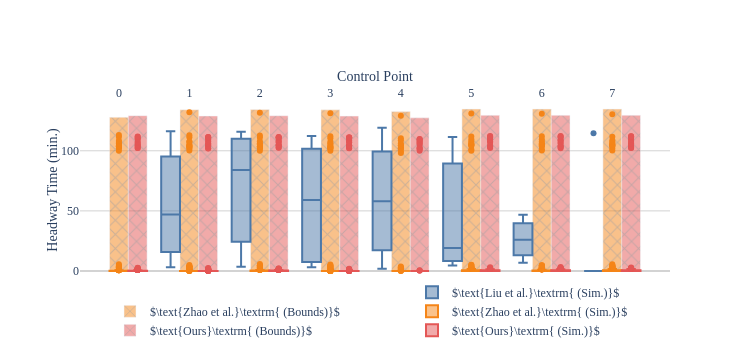

Here is the notebook cell this chart was saved with:
### Code cell
# Plot the headway performance at control points
fig = graph_objects.Figure()
whitespace = 0.2
width = (1 - whitespace) / len(results)

for i, result in enumerate(results):
    offset = -0.5 + 0.5 * whitespace + i * width + 0.5 * width

    for stop_idx in range(len(CTRL_PTS)):
        if "Liu" not in result.name:
            fig.add_trace(graph_objects.Bar(
                base=[result.headway.lower_bound[stop_idx]],
                legend='legend1',
                marker={'color': express.colors.qualitative.T10[i]},
                marker_pattern_shape='x',
                name='$' + result.name + r'\textrm{ (Bounds)}' + '$',
                opacity=0.5,
                showlegend=True if stop_idx == 0 else False,
                width=width,
                x=[stop_idx + offset],
                y=[result.headway.upper_bound[stop_idx]],
            ))
        fig.add_trace(graph_objects.Box(
            legend='legend2',
            marker={'color': express.colors.qualitative.T10[i]},
            name='$' + result.name + r'\textrm{ (Sim.)}' + '$',
            opacity=1.0,
            showlegend=True if stop_idx == 1 else False,
            width=width,
            x=[stop_idx + offset] * len(result.headway.observed[stop_idx]),
            y=result.headway.observed[stop_idx],
        ))

fig.update_layout(
    # General style
    font_family='Times New Roman, serif',
    plot_bgcolor='white',

    # Dimensions
    height=360,
    width=750,
    
    # Axes
    xaxis=dict(
        side='top',
        tickmode='array',
        tickvals=[i for i in range(len(CTRL_PTS))],
        title='Control Point',
        title_standoff=0.0,
    ),
    yaxis=dict(
        gridcolor='lightgrey',
        showgrid=True,
        title='Headway Time (min.)',
        title_standoff=0.0,
        zeroline=True,
        zerolinecolor='lightgrey',
    ),

    # Legends
    legend1=dict(
        orientation='v',
        x=0.25,
        xanchor='center',
        y=-0.12 * len(results),
        yanchor='bottom',
    ),
    legend2=dict(
        orientation='v',
        x=0.75,
        xanchor='center',
        y=-0.12 * len(results),
        yanchor='bottom',
    ),
)

fig.show()
fig.write_image(path.join('figures', 'route_optimization.pdf'))

### Figure 1 — Plotly figure (JSON) as saved in the notebook; plotly's stock layout.template omitted (floating-point values rounded to 4 significant figures; data arrays with more than 128 entries replaced by an {"elided": "..."} marker saying what was removed)
{"data": [{"legend": "legend2", "marker": {"color": "#4C78A8"}, "name": "$\\text{Liu et al.}\\textrm{ (Sim.)}$", "opacity": 1, "showlegend": false, "type": "box", "width": 0.2667, "x": [], "y": []}, {"legend": "legend2", "marker": {"color": "#4C78A8"}, "name": "$\\text{Liu et al.}\\textrm{ (Sim.)}$", "opacity": 1, "showlegend": true, "type": "box", "width": 0.2667, "x": [0.7333, 0.7333, 0.7333, 0.7333, 0.7333, 0.7333, 0.7333, 0.7333, 0.7333, 0.7333, 0.7333, 0.7333, 0.7333, 0.7333, 0.7333, 0.7333, 0.7333], "y": [116.2, 3.081, 46.96, 72.09, 24.23, 95.31, 95.2, 10.46, 109.5, 4.435, 111.9, 8.142, 17.63, 20.72, 87.3, 32.12, 86.06]}, {"legend": "legend2", "marker": {"color": "#4C78A8"}, "name": "$\\text{Liu et al.}\\textrm{ (Sim.)}$", "opacity": 1, "showlegend": false, "type": "box", "width": 0.2667, "x": [1.733, 1.733, 1.733, 1.733, 1.733, 1.733, 1.733, 1.733, 1.733, 1.733, 1.733, 1.733, 1.733, 1.733], "y": [115.8, 46.07, 72.47, 24.93, 95.55, 24.41, 96.03, 110.1, 3.477, 110.7, 4.197, 112.6, 101.9, 18.29]}, {"legend": "legend2", "marker": {"color": "#4C78A8"}, "name": "$\\text{Liu et al.}\\textrm{ (Sim.)}$", "opacity": 1, "showlegend": false, "type": "box", "width": 0.2667, "x": [2.733, 2.733, 2.733, 2.733, 2.733, 2.733, 2.733, 2.733, 2.733, 2.733, 2.733, 2.733, 2.733, 2.733], "y": [3.461, 45.52, 72.64, 96.2, 109.7, 3.035, 110.9, 3.611, 112.3, 7.572, 101.7, 17.8, 98.86, 32.54]}, {"legend": "legend2", "marker": {"color": "#4C78A8"}, "name": "$\\text{Liu et al.}\\textrm{ (Sim.)}$", "opacity": 1, "showlegend": false, "type": "box", "width": 0.2667, "x": [3.733, 3.733, 3.733, 3.733, 3.733, 3.733, 3.733, 3.733, 3.733, 3.733, 3.733, 3.733, 3.733, 3.733, 3.733, 3.733, 3.733, 3.733, 3.733, 3.733], "y": [113.6, 1.782, 119.2, 45.18, 71.03, 22.25, 94.19, 22.98, 94.33, 8.068, 109.0, 2.252, 110.6, 6.011, 100.2, 16.71, 98.47, 17.88, 87.06, 30.01]}, {"legend": "legend2", "marker": {"color": "#4C78A8"}, "name": "$\\text{Liu et al.}\\textrm{ (Sim.)}$", "opacity": 1, "showlegend": false, "type": "box", "width": 0.2667, "x": [4.733, 4.733, 4.733, 4.733, 4.733, 4.733, 4.733], "y": [4.573, 47.08, 111.5, 4.94, 103.6, 18.27, 19.1]}, {"legend": "legend2", "marker": {"color": "#4C78A8"}, "name": "$\\text{Liu et al.}\\textrm{ (Sim.)}$", "opacity": 1, "showlegend": false, "type": "box", "width": 0.2667, "x": [5.733, 5.733, 5.733, 5.733], "y": [46.87, 6.841, 19.25, 32.63]}, {"legend": "legend2", "marker": {"color": "#4C78A8"}, "name": "$\\text{Liu et al.}\\textrm{ (Sim.)}$", "opacity": 1, "showlegend": false, "type": "box", "width": 0.2667, "x": [6.733, 6.733, 6.733, 6.733, 6.733, 6.733, 6.733, 6.733, 6.733], "y": [114.7, 0, 0, 0, 0, 0, 0, 0, 0]}, {"base": [0], "legend": "legend", "marker": {"color": "#F58518", "pattern": {"shape": "x"}}, "name": "$\\text{Zhao et al.}\\textrm{ (Bounds)}$", "opacity": 0.5, "showlegend": true, "type": "bar", "width": 0.2667, "x": [-2.776e-17], "y": [127.9]}, {"legend": "legend2", "marker": {"color": "#F58518"}, "name": "$\\text{Zhao et al.}\\textrm{ (Sim.)}$", "opacity": 1, "showlegend": false, "type": "box", "width": 0.2667, "x": {"elided": "209 float values"}, "y": {"elided": "209 float values"}}, {"base": [0], "legend": "legend", "marker": {"color": "#F58518", "pattern": {"shape": "x"}}, "name": "$\\text{Zhao et al.}\\textrm{ (Bounds)}$", "opacity": 0.5, "showlegend": false, "type": "bar", "width": 0.2667, "x": [1], "y": [134.2]}, {"legend": "legend2", "marker": {"color": "#F58518"}, "name": "$\\text{Zhao et al.}\\textrm{ (Sim.)}$", "opacity": 1, "showlegend": true, "type": "box", "width": 0.2667, "x": {"elided": "207 int values"}, "y": {"elided": "207 float values"}}, {"base": [0], "legend": "legend", "marker": {"color": "#F58518", "pattern": {"shape": "x"}}, "name": "$\\text{Zhao et al.}\\textrm{ (Bounds)}$", "opacity": 0.5, "showlegend": false, "type": "bar", "width": 0.2667, "x": [2], "y": [134.4]}, {"legend": "legend2", "marker": {"color": "#F58518"}, "name": "$\\text{Zhao et al.}\\textrm{ (Sim.)}$", "opacity": 1, "showlegend": false, "type": "box", "width": 0.2667, "x": {"elided": "204 int values"}, "y": {"elided": "204 float values"}}, {"base": [0], "legend": "legend", "marker": {"color": "#F58518", "pattern": {"shape": "x"}}, "name": "$\\text{Zhao et al.}\\textrm{ (Bounds)}$", "opacity": 0.5, "showlegend": false, "type": "bar", "width": 0.2667, "x": [3], "y": [134.1]}, {"legend": "legend2", "marker": {"color": "#F58518"}, "name": "$\\text{Zhao et al.}\\textrm{ (Sim.)}$", "opacity": 1, "showlegend": false, "type": "box", "width": 0.2667, "x": {"elided": "201 int values"}, "y": {"elided": "201 float values"}}, {"base": [0], "legend": "legend", "marker": {"color": "#F58518", "pattern": {"shape": "x"}}, "name": "$\\text{Zhao et al.}\\textrm{ (Bounds)}$", "opacity": 0.5, "showlegend": false, "type": "bar", "width": 0.2667, "x": [4], "y": [132.6]}, {"legend": "legend2", "marker": {"color": "#F58518"}, "name": "$\\text{Zhao et al.}\\textrm{ (Sim.)}$", "opacity": 1, "showlegend": false, "type": "box", "width": 0.2667, "x": {"elided": "191 int values"}, "y": {"elided": "191 float values"}}, {"base": [0], "legend": "legend", "marker": {"color": "#F58518", "pattern": {"shape": "x"}}, "name": "$\\text{Zhao et al.}\\textrm{ (Bounds)}$", "opacity": 0.5, "showlegend": false, "type": "bar", "width": 0.2667, "x": [5], "y": [134.8]}, {"legend": "legend2", "marker": {"color": "#F58518"}, "name": "$\\text{Zhao et al.}\\textrm{ (Sim.)}$", "opacity": 1, "showlegend": false, "type": "box", "width": 0.2667, "x": {"elided": "191 int values"}, "y": {"elided": "191 float values"}}, {"base": [0], "legend": "legend", "marker": {"color": "#F58518", "pattern": {"shape": "x"}}, "name": "$\\text{Zhao et al.}\\textrm{ (Bounds)}$", "opacity": 0.5, "showlegend": false, "type": "bar", "width": 0.2667, "x": [6], "y": [134.7]}, {"legend": "legend2", "marker": {"color": "#F58518"}, "name": "$\\text{Zhao et al.}\\textrm{ (Sim.)}$", "opacity": 1, "showlegend": false, "type": "box", "width": 0.2667, "x": {"elided": "190 int values"}, "y": {"elided": "190 float values"}}, {"base": [0], "legend": "legend", "marker": {"color": "#F58518", "pattern": {"shape": "x"}}, "name": "$\\text{Zhao et al.}\\textrm{ (Bounds)}$", "opacity": 0.5, "showlegend": false, "type": "bar", "width": 0.2667, "x": [7], "y": [134.7]}, {"legend": "legend2", "marker": {"color": "#F58518"}, "name": "$\\text{Zhao et al.}\\textrm{ (Sim.)}$", "opacity": 1, "showlegend": false, "type": "box", "width": 0.2667, "x": {"elided": "191 int values"}, "y": {"elided": "191 float values"}}, {"base": [0], "legend": "legend", "marker": {"color": "#E45756", "pattern": {"shape": "x"}}, "name": "$\\text{Ours}\\textrm{ (Bounds)}$", "opacity": 0.5, "showlegend": true, "type": "bar", "width": 0.2667, "x": [0.2667], "y": [129.2]}, {"legend": "legend2", "marker": {"color": "#E45756"}, "name": "$\\text{Ours}\\textrm{ (Sim.)}$", "opacity": 1, "showlegend": false, "type": "box", "width": 0.2667, "x": {"elided": "191 float values"}, "y": {"elided": "191 float values"}}, {"base": [0], "legend": "legend", "marker": {"color": "#E45756", "pattern": {"shape": "x"}}, "name": "$\\text{Ours}\\textrm{ (Bounds)}$", "opacity": 0.5, "showlegend": false, "type": "bar", "width": 0.2667, "x": [1.267], "y": [128.9]}, {"legend": "legend2", "marker": {"color": "#E45756"}, "name": "$\\text{Ours}\\textrm{ (Sim.)}$", "opacity": 1, "showlegend": true, "type": "box", "width": 0.2667, "x": {"elided": "207 float values"}, "y": {"elided": "207 float values"}}, {"base": [0], "legend": "legend", "marker": {"color": "#E45756", "pattern": {"shape": "x"}}, "name": "$\\text{Ours}\\textrm{ (Bounds)}$", "opacity": 0.5, "showlegend": false, "type": "bar", "width": 0.2667, "x": [2.267], "y": [129.2]}, {"legend": "legend2", "marker": {"color": "#E45756"}, "name": "$\\text{Ours}\\textrm{ (Sim.)}$", "opacity": 1, "showlegend": false, "type": "box", "width": 0.2667, "x": {"elided": "207 float values"}, "y": {"elided": "207 float values"}}, {"base": [0], "legend": "legend", "marker": {"color": "#E45756", "pattern": {"shape": "x"}}, "name": "$\\text{Ours}\\textrm{ (Bounds)}$", "opacity": 0.5, "showlegend": false, "type": "bar", "width": 0.2667, "x": [3.267], "y": [128.9]}, {"legend": "legend2", "marker": {"color": "#E45756"}, "name": "$\\text{Ours}\\textrm{ (Sim.)}$", "opacity": 1, "showlegend": false, "type": "box", "width": 0.2667, "x": {"elided": "207 float values"}, "y": {"elided": "207 float values"}}, {"base": [0], "legend": "legend", "marker": {"color": "#E45756", "pattern": {"shape": "x"}}, "name": "$\\text{Ours}\\textrm{ (Bounds)}$", "opacity": 0.5, "showlegend": false, "type": "bar", "width": 0.2667, "x": [4.267], "y": [127.4]}, {"legend": "legend2", "marker": {"color": "#E45756"}, "name": "$\\text{Ours}\\textrm{ (Sim.)}$", "opacity": 1, "showlegend": false, "type": "box", "width": 0.2667, "x": {"elided": "191 float values"}, "y": {"elided": "191 float values"}}, {"base": [0], "legend": "legend", "marker": {"color": "#E45756", "pattern": {"shape": "x"}}, "name": "$\\text{Ours}\\textrm{ (Bounds)}$", "opacity": 0.5, "showlegend": false, "type": "bar", "width": 0.2667, "x": [5.267], "y": [129.6]}, {"legend": "legend2", "marker": {"color": "#E45756"}, "name": "$\\text{Ours}\\textrm{ (Sim.)}$", "opacity": 1, "showlegend": false, "type": "box", "width": 0.2667, "x": {"elided": "191 float values"}, "y": {"elided": "191 float values"}}, {"base": [0], "legend": "legend", "marker": {"color": "#E45756", "pattern": {"shape": "x"}}, "name": "$\\text{Ours}\\textrm{ (Bounds)}$", "opacity": 0.5, "showlegend": false, "type": "bar", "width": 0.2667, "x": [6.267], "y": [129.5]}, {"legend": "legend2", "marker": {"color": "#E45756"}, "name": "$\\text{Ours}\\textrm{ (Sim.)}$", "opacity": 1, "showlegend": false, "type": "box", "width": 0.2667, "x": {"elided": "189 float values"}, "y": {"elided": "189 float values"}}, {"base": [0], "legend": "legend", "marker": {"color": "#E45756", "pattern": {"shape": "x"}}, "name": "$\\text{Ours}\\textrm{ (Bounds)}$", "opacity": 0.5, "showlegend": false, "type": "bar", "width": 0.2667, "x": [7.267], "y": [129.5]}, {"legend": "legend2", "marker": {"color": "#E45756"}, "name": "$\\text{Ours}\\textrm{ (Sim.)}$", "opacity": 1, "showlegend": false, "type": "box", "width": 0.2667, "x": {"elided": "191 float values"}, "y": {"elided": "191 float values"}}], "layout": {"font": {"family": "Times New Roman, serif"}, "height": 360, "legend": {"orientation": "v", "x": 0.25, "xanchor": "center", "y": -0.36, "yanchor": "bottom"}, "legend2": {"orientation": "v", "x": 0.75, "xanchor": "center", "y": -0.36, "yanchor": "bottom"}, "plot_bgcolor": "white", "width": 750, "xaxis": {"side": "top", "tickmode": "array", "tickvals": [0, 1, 2, 3, 4, 5, 6, 7], "title": {"standoff": 0, "text": "Control Point"}}, "yaxis": {"gridcolor": "lightgrey", "showgrid": true, "title": {"standoff": 0, "text": "Headway Time (min.)"}, "zeroline": true, "zerolinecolor": "lightgrey"}}}
